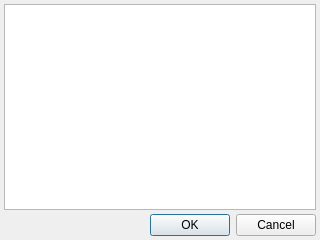
<?xml version="1.0" encoding="UTF-8"?>
<ui version="4.0">
 <comment>

   Copyright (C) 2005-2025, rncbc aka Rui Nuno Capela. All rights reserved.

   This program is free software; you can redistribute it and/or
   modify it under the terms of the GNU General Public License
   as published by the Free Software Foundation; either version 2
   of the License, or (at your option) any later version.

   This program is distributed in the hope that it will be useful,
   but WITHOUT ANY WARRANTY; without even the implied warranty of
   MERCHANTABILITY or FITNESS FOR A PARTICULAR PURPOSE.  See the
   GNU General Public License for more details.

   You should have received a copy of the GNU General Public License along
   with this program; if not, write to the Free Software Foundation, Inc.,
   51 Franklin Street, Fifth Floor, Boston, MA 02110-1301 USA.

 </comment>
 <class>qtractorAuxSendIOMatrixForm</class>
 <widget class="QDialog" name="qtractorAuxSendIOMatrixForm`">
  <property name="geometry">
   <rect>
    <x>0</x>
    <y>0</y>
    <width>320</width>
    <height>240</height>
   </rect>
  </property>
  <property name="sizePolicy">
   <sizepolicy hsizetype="Expanding" vsizetype="Expanding">
    <horstretch>0</horstretch>
    <verstretch>0</verstretch>
   </sizepolicy>
  </property>
  <property name="windowTitle">
   <string>Aux-Send I/O Matrix</string>
  </property>
  <layout class="QVBoxLayout">
   <property name="spacing">
    <number>4</number>
   </property>
   <property name="margin">
    <number>4</number>
   </property>
   <item>
    <widget class="qtractorAuxSendIOMatrixForm::TableWidget" name="TableWidget" />
   </item>
   <item>
    <widget class="QDialogButtonBox" name="DialogButtons">
     <property name="orientation">
      <enum>Qt::Horizontal</enum>
     </property>
     <property name="standardButtons">
      <set>QDialogButtonBox::Cancel|QDialogButtonBox::Ok</set>
     </property>
    </widget>
   </item>
  </layout>
 </widget>
 <customwidgets>
  <customwidget>
   <class>qtractorAuxSendIOMatrixForm::TableWidget</class>
   <extends>QTableWidget</extends>
   <header>qtractorAuxSendIOMatrixForm.h</header>
  </customwidget>
 </customwidgets>
 <tabstops>
  <tabstop>TableWidget</tabstop>
  <tabstop>DialogButtons</tabstop>
 </tabstops>
 <resources>
  <include location="qtractor.qrc"/>
 </resources>
 <connections/>
</ui>
